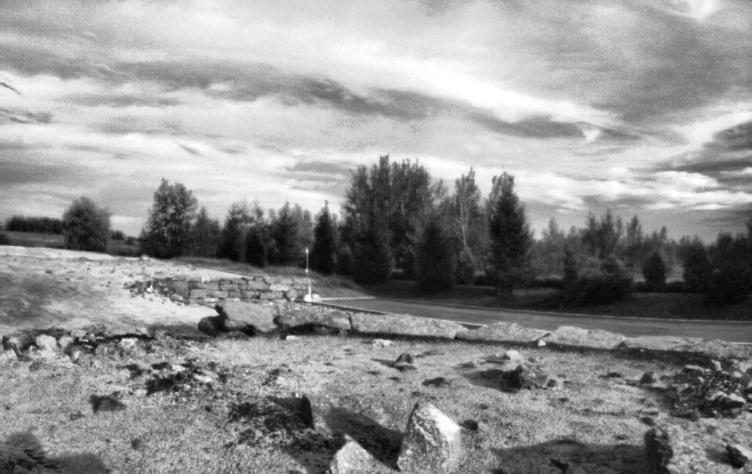
#> input picture data/omni_image0/ahe.png, 752 x 474 px
$ python main2.py
#> lines starting #> are read from the running program, lines starting #| are printed output that depends on the picture
### helper.py
import numpy as np
import cv2
import scipy.ndimage
from numpy.linalg import inv
# [72 lines left out: functions q_to_R, cam_intrinsics, cam_transforms, obtain_index, not called in this run]
        # return np.array([i-2,i-8])
def obtain_good_matches(bf,cur, neighb):

    # use brute force match to find the kth nearest neighbour match
    matches = bf.knnMatch(cur,neighb,k=2)

    # Store all the good matches as per Lowe's ratio test
    good = []
    for m,n in matches:
        if m.distance < 0.7*n.distance:
            good.append([m])

    return good

# [89 lines left out: functions obtain_H_from_T, obtain_Hs, warpTwoImages, trim, panorama, not called in this run]

### main2.py
import numpy as np
import cv2 as cv
import scipy as sp
from helper import *

"""
Algorithm: Automatic Panorama Stitching (A simpler version)

Input: n unordered images, in this case n = 10
Output: Panoramic image

I. Extract SIFT features from all n images.
II. Brute-Force Matching with SIFT Descriptors and Ratio Test
III. For each image:
    (i) Select m candidate matching images that have the most feature matches to this images (we use m = 5 since we know the omni-camera's configuration and for a given image, there will only be 5 other images that could match it and we know which images are the candidates)
    (ii) Find consistent feature matches using RANSAC to solve the optimal homography between pairs of images
IV. Find connected components of image matches
V. For each connected component:
    (i) Utilize the cameras parameters from the dataset
    (ii) Render panorama using multi-band blending

"""


# initializations
img = []
kps = []
dess = []

m = 5 # number of candidate matching images

# I. initialize sift detector
sift = cv.SIFT_create()

for i in range(10):

    # import images
    image = cv.imread('./data/omni_image'+str(i)+'/ahe.png')
#> image is the input picture: shape (474, 752, 3); min 4, max 255, mean 146.7
    img.append(image)

    # make current image to grey scale and
    gray = cv.cvtColor(image,cv.COLOR_BGR2GRAY)

    # detect keypoints and compute descriptors from the keypoints
    kp, des = sift.detectAndCompute(gray,None)
#> kp = 3278 keypoints; strongest (x, y, size): (84, 230, 32.4), (249, 331, 10.9), (214, 313, 4.6), (128, 336, 4)

    # collect all the keypoints and descriptors
    kps.append(kp)
    dess.append(des)

bf = cv.BFMatcher()

good = obtain_good_matches(bf,dess[8],dess[0])
#> in obtain_good_matches, `matches = bf.knnMatch(cur,neighb,k=2)`: matches = 3278 matches
#> in obtain_good_matches, `matches = bf.knnMatch(cur,neighb,k=2)`:
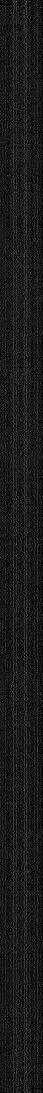
#> cur: shape (3278, 128) float32 (shown at 1/3 size); min 0, max 200, mean 27


img3 = cv.drawMatchesKnn(img[8],kps[8],img[0],kps[0],good,None,flags=cv.DrawMatchesFlags_NOT_DRAW_SINGLE_POINTS)
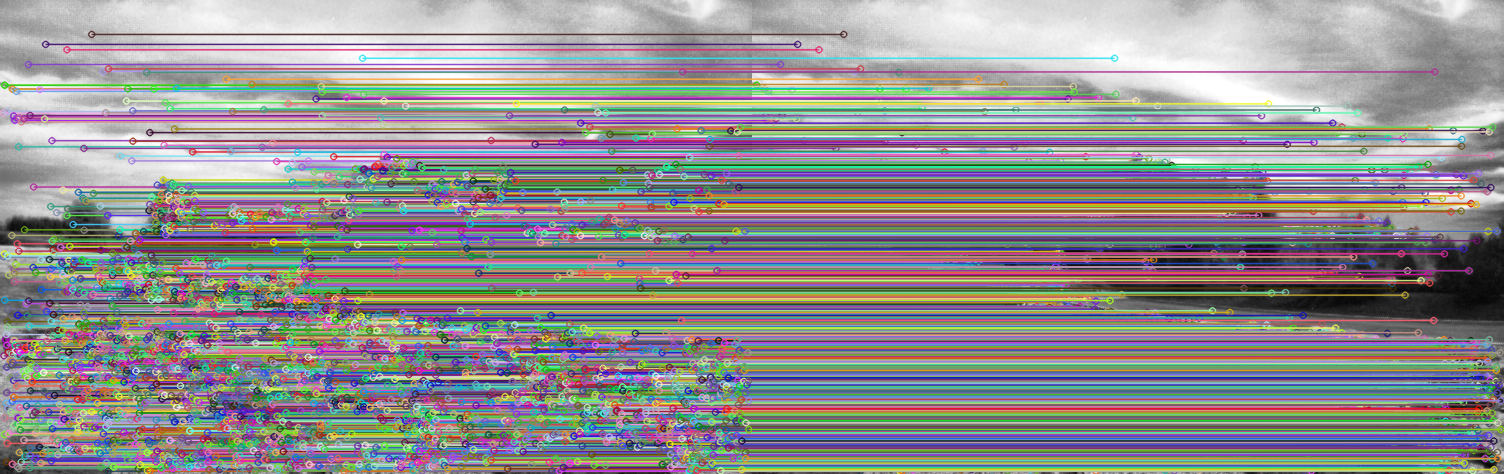
#> img3: shape (474, 1504, 3); mean of channels 0, 1, 2 142.9, 143.6, 145.1; drawn as B, G, R
cv.imwrite('Test0-2.jpg',img3)

good = obtain_good_matches(bf,dess[2],dess[4])

img3 = cv.drawMatchesKnn(img[2],kps[2],img[4],kps[4],good,None,flags=cv.DrawMatchesFlags_NOT_DRAW_SINGLE_POINTS)
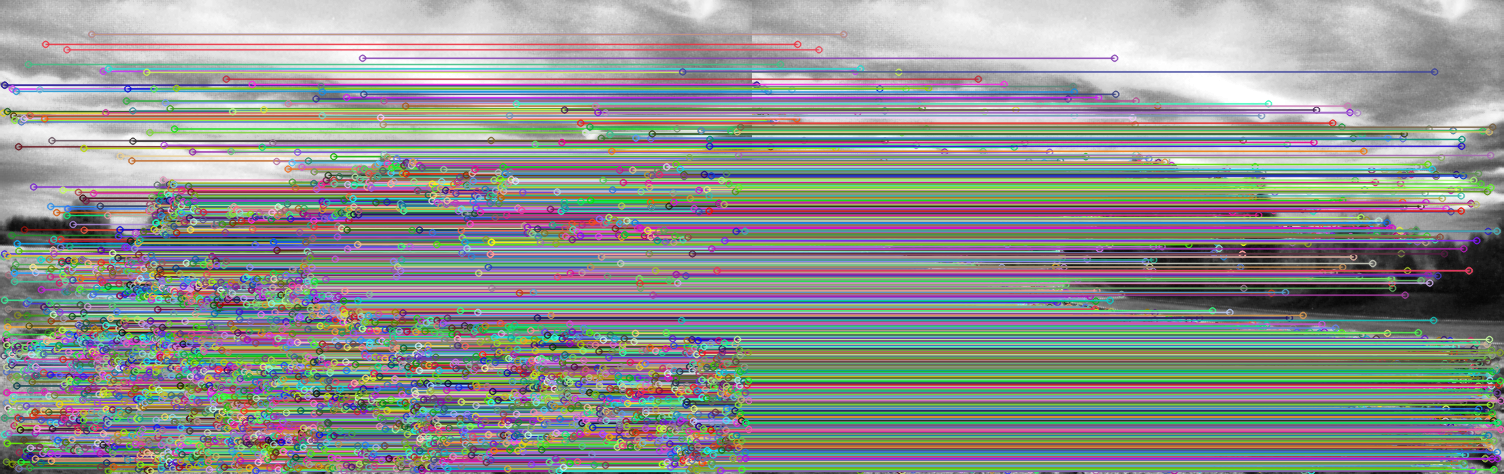
#> img3: shape (474, 1504, 3); mean of channels 0, 1, 2 143.7, 146, 143; drawn as B, G, R
cv.imwrite('Test2-4.jpg',img3)

# if __name__=="__main__":
